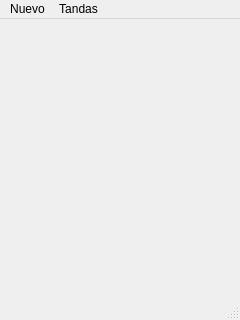
<?xml version="1.0" encoding="UTF-8"?>
<ui version="4.0">
 <class>MainWindow</class>
 <widget class="QMainWindow" name="MainWindow">
  <property name="geometry">
   <rect>
    <x>0</x>
    <y>0</y>
    <width>240</width>
    <height>320</height>
   </rect>
  </property>
  <property name="windowTitle">
   <string>Tanda</string>
  </property>
  <widget class="QWidget" name="centralwidget">
   <widget class="QLabel" name="pic">
    <property name="geometry">
     <rect>
      <x>30</x>
      <y>40</y>
      <width>181</width>
      <height>201</height>
     </rect>
    </property>
    <property name="text">
     <string/>
    </property>
    <property name="scaledContents">
     <bool>true</bool>
    </property>
   </widget>
  </widget>
  <widget class="QMenuBar" name="menubar">
   <property name="geometry">
    <rect>
     <x>0</x>
     <y>0</y>
     <width>240</width>
     <height>23</height>
    </rect>
   </property>
   <widget class="QMenu" name="menuTanda">
    <property name="title">
     <string>Nuevo</string>
    </property>
    <addaction name="actionCrearTanda"/>
    <addaction name="actionCrearIntegrante"/>
   </widget>
   <widget class="QMenu" name="menuAdministracion">
    <property name="title">
     <string>Tandas</string>
    </property>
    <addaction name="actionEntradas"/>
    <addaction name="actionSalidas"/>
    <addaction name="actionCerrar"/>
   </widget>
   <addaction name="menuTanda"/>
   <addaction name="menuAdministracion"/>
  </widget>
  <widget class="QStatusBar" name="statusbar"/>
  <action name="actionCrearTanda">
   <property name="text">
    <string>Tanda</string>
   </property>
  </action>
  <action name="actionCrearIntegrante">
   <property name="text">
    <string>Integrantes</string>
   </property>
  </action>
  <action name="actionTandas">
   <property name="text">
    <string>Tandas</string>
   </property>
  </action>
  <action name="actionEntradas">
   <property name="text">
    <string>Entradas</string>
   </property>
  </action>
  <action name="actionSalidas">
   <property name="text">
    <string>Salidas</string>
   </property>
  </action>
  <action name="actionCerrar">
   <property name="text">
    <string>Cerrar</string>
   </property>
  </action>
 </widget>
 <resources/>
 <connections/>
</ui>
